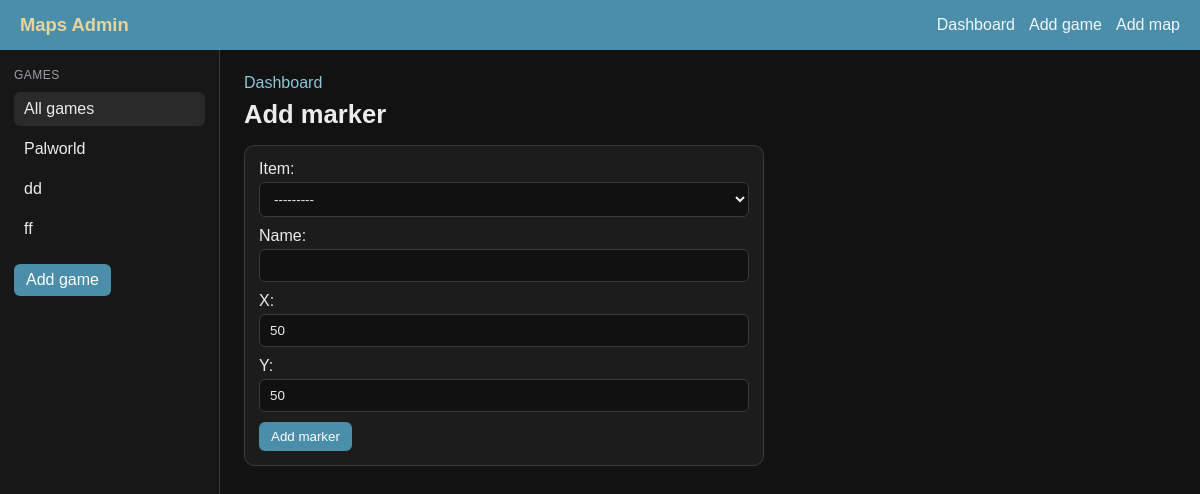
The page /blog/add-marker/ on the database its author committed.
### blog/models.py (models this page shows, shortened)
class Games(models.Model):
    name = models.CharField(max_length=100, primary_key=True)
    class Meta:
        ordering = ["name"]
        verbose_name = "game"
        verbose_name_plural = "games"

class Category(models.Model):
    map = models.ForeignKey(GameMap, on_delete=models.CASCADE, related_name="categories")
    name = models.CharField(max_length=200)
    class Meta:
        ordering = ["name"]
        verbose_name_plural = "categories"

class Item(models.Model):
    category = models.ForeignKey(Category, on_delete=models.CASCADE, related_name="items")
    name = models.CharField(max_length=200)
    class Meta:
        ordering = ["name"]
    def __str__(self):
        return f"{self.category.name} / {self.name}"

### blog/views.py (the view)
# urls.py: path("add-marker/", views.add_marker, name="add_marker"),
def add_marker(request):
    selected_game = _selected_game(request)
    if request.method == "POST":
        form = MarkerForm(request.POST, game=selected_game)
        if form.is_valid():
            marker = form.save()
            return redirect(_home_url(marker.item.category.map.game))
    else:
        form = MarkerForm(game=selected_game)
    return render(
        request,
        "blog/form.html",
        {
            "form": form,
            "games": Games.objects.all(),
            "selected_game": selected_game,
            "title": "Add marker",
            "submit_label": "Add marker",
        },
    )

### blog/forms.py
class MarkerForm(forms.ModelForm):
    class Meta:
        model = Marker
        fields = ["item", "name", "x", "y"]
        widgets = {
            "x": forms.NumberInput(attrs={"step": "0.01"}),
            "y": forms.NumberInput(attrs={"step": "0.01"}),
        }
    def __init__(self, *args, game=None, game_map=None, **kwargs):
        super().__init__(*args, **kwargs)
        items = Item.objects.select_related("category")
        if game_map:
            items = items.filter(category__map=game_map)
        elif game:
            items = items.filter(category__map__game=game)
        self.fields["item"].queryset = items

### blog/views.py (called while the page is built)
def _selected_game(request):
    name = request.GET.get("game") or request.POST.get("selected_game")
    if not name:
        return None
    return Games.objects.filter(pk=name).first()

### blog/templates/blog/form.html (shortened to what this page needs)
{% extends "blog/base.html" %}
{% block content %}
<p class="kicker"><a href="{% url 'home' %}{% if selected_game %}?game={{ selected_game.name }}{% endif %}">Dashboard</a></p>
<h1>{{ title }}</h1>
<form method="post"{% if multipart %} enctype="multipart/form-data"{% endif %} class="panel-form">
    {{ form.as_p }}
    <button type="submit" class="button">{{ submit_label }}</button>
</form>
{% endblock %}

### blog/templates/blog/components/left-sidebar.html
<aside class="sidebar">
    <p class="sidebar-label">Games</p>
    <a class="game-link{% if not selected_game %} is-active{% endif %}" href="{% url 'home' %}">
        All games
    </a>
    {% for game in games %}
        <a
            class="game-link{% if selected_game.name == game.name %} is-active{% endif %}"
            href="{% url 'home' %}?game={{ game.name }}"
        >
            {{ game.name }}
        </a>
    {% empty %}
        <p class="muted">No games yet.</p>
    {% endfor %}
    <a class="button sidebar-add" href="{% url 'add_game' %}">Add game</a>
</aside>

### blog/static/blog/dashboard.css (style rules this page uses)
:root { --bg: #121212; --panel: #1c1c1c; --card: #242424; --header: #4a8eaa; --header-text: #e6d59a; --text: #ececec; --muted: #9aa0a6; --accent: #4a8eaa; --border: #3a3a3a; --button-text: #fff; }
* { box-sizing: border-box; }
body { margin: 0; font-family: Arial, sans-serif; background: var(--bg); color: var(--text); }
a { color: #8ec5d8; text-decoration: none; }
.sidebar { padding: 18px 14px; background: #171717; border-right: 1px solid var(--border); }
.sidebar-label { margin: 0 0 10px; color: var(--muted); text-transform: uppercase; font-size: 0.75rem; letter-spacing: 0.04em; }
.game-link { display: block; padding: 8px 10px; margin-bottom: 6px; border-radius: 6px; color: var(--text); text-decoration: none; }
.game-link:hover, .game-link.is-active { background: #2a2a2a; text-decoration: none; }
.sidebar-add { margin-top: 12px; }
h1 { margin: 0 0 16px; font-size: 1.6rem; }
.kicker { margin: 0 0 8px; color: var(--muted); }
.button, .editor-btn, button, input[type="submit"] { display: inline-block; padding: 7px 12px; border: 0; border-radius: 6px; background: var(--accent); color: var(--button-text); cursor: pointer; text-decoration: none; }
.panel, .panel-form { background: var(--panel); border: 1px solid var(--border); border-radius: 10px; padding: 14px; margin-bottom: 14px; max-width: 520px; }
.panel-form p { margin: 0 0 10px; }
.panel-form label { display: block; margin-bottom: 4px; }
input, select, textarea { width: 100%; padding: 8px 10px; border: 1px solid var(--border); border-radius: 6px; background: #111; color: var(--text); }

### rows shown on the page
Games: name "Palworld"
Games: name "dd"
Games: name "ff"

### other values the page prints
{{ title }} "Add marker"
{{ submit_label }} "Add marker"
